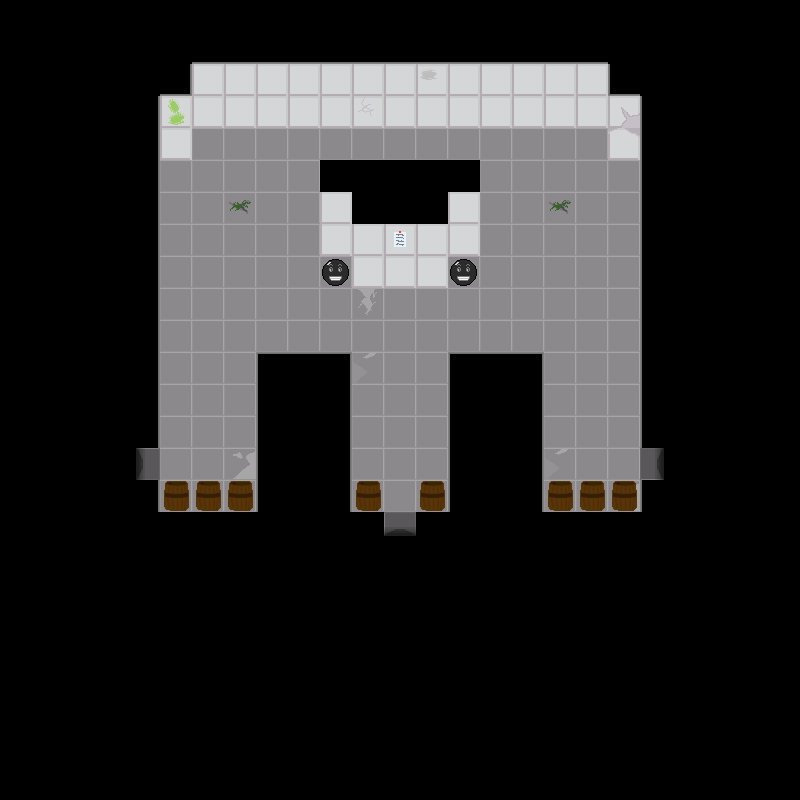

The image is a tile-based game level rendered from a .tmx file. Its description and source (layers, tilesets, objects; grid data summarised) follow:
An orthogonal 25x25 tile map with 32x32 px tiles, 5 tile layers (backgroundLayer, wallLayer, objectLayer, objectAboveLayer, ...), 2 tilesets and 3 objects.

<map version="1.2" tiledversion="1.2.3" orientation="orthogonal" renderorder="right-down" width="25" height="25" tilewidth="32" tileheight="32" infinite="0" nextlayerid="7" nextobjectid="4">
 <tileset firstgid="1" name="floor1tiles" tilewidth="32" tileheight="32" tilecount="81" columns="9">
  <image source="../../assets/Floor 1/Floors/f1spritesheet.png" width="288" height="288" />
  <tile id="21">
   <properties>
    <property name="door" value="down" />
   </properties>
  </tile>
  <tile id="22">
   <properties>
    <property name="door" value="left" />
   </properties>
  </tile>
  <tile id="23">
   <properties>
    <property name="door" value="right" />
   </properties>
  </tile>
  <tile id="24">
   <properties>
    <property name="door" value="up" />
   </properties>
  </tile>
 </tileset>
 <tileset firstgid="82" name="objects" tilewidth="32" tileheight="32" tilecount="20" columns="4">
  <image source="../../assets/Floor 1/Floors/objspritesheet.png" width="128" height="160" />
 </tileset>
 <layer id="1" name="backgroundLayer" width="25" height="25">
  <data>[625 cells, 625 non-empty, 9 distinct tile ids]</data>
 </layer>
 <layer id="2" name="wallLayer" width="25" height="25">
  <data>[625 cells, 127 non-empty, 16 distinct tile ids]</data>
 </layer>
 <layer id="3" name="objectLayer" width="25" height="25">
  <data>[625 cells, 10 non-empty, 2 distinct tile ids]</data>
 </layer>
 <layer id="4" name="objectAboveLayer" width="25" height="25">
  <data>[625 cells, 0 non-empty, 0 distinct tile ids]</data>
 </layer>
 <objectgroup id="5" name="doorLayer">
  <object id="1" gid="81" x="640" y="480" width="32" height="32">
   <properties>
    <property name="door" value="right" />
   </properties>
  </object>
  <object id="2" gid="81" x="128" y="480" width="32" height="32">
   <properties>
    <property name="door" value="left" />
   </properties>
  </object>
  <object id="3" gid="81" x="384" y="544" width="32" height="32">
   <properties>
    <property name="door" value="down" />
   </properties>
  </object>
 </objectgroup>
 <layer id="6" name="aboveLayer" width="25" height="25">
  <data>[625 cells, 10 non-empty, 2 distinct tile ids]</data>
 </layer>
</map>
